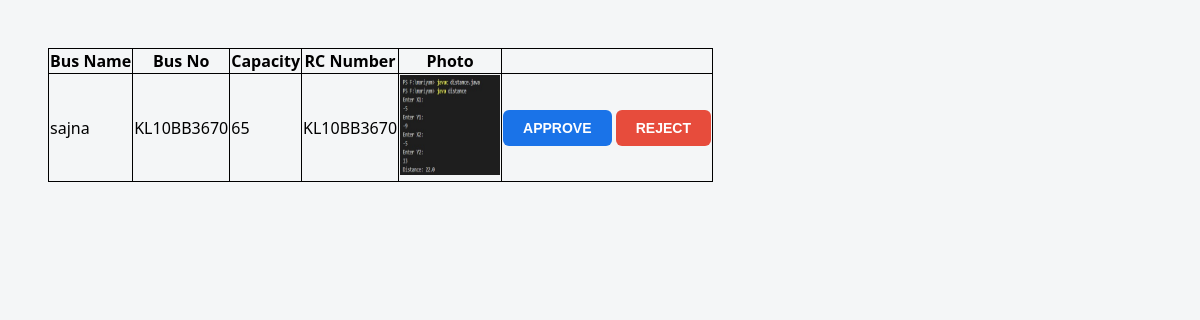
/ApproveBusDetails, run on an earlier commit of the app's database.
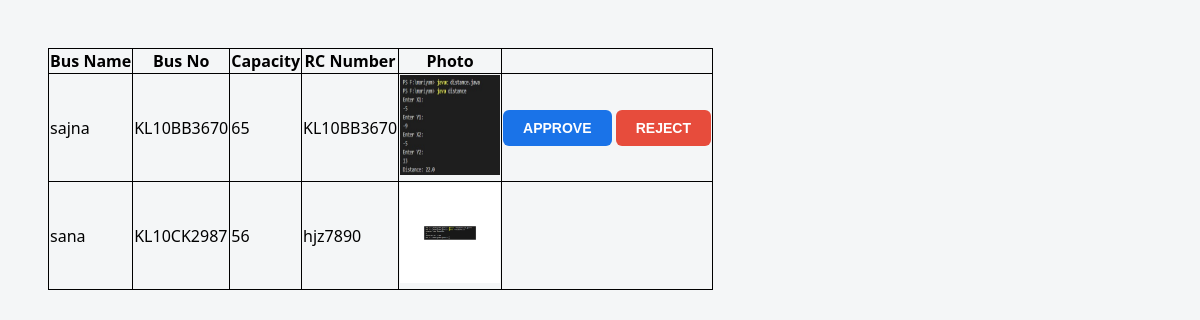
And on a later commit of the database.
### BuzbeeApp/models.py (models this page shows)
class BusTable(models.Model):
     Busname = models.CharField(max_length=30,blank=True,null=True)
     Bus_NO = models.CharField(max_length=20,blank=True,null=True)
     Capacity = models.IntegerField(blank=True,null=True)
     RC_NO = models.CharField(max_length=15,blank=True,null=True)
     Photo = models.FileField(blank=True,null=True)
     OWNER = models.ForeignKey(OwnerTable, on_delete=models.CASCADE,blank=True,null=True)
     Status = models.CharField(max_length=20, null=True, blank=True)

### BuzbeeApp/views.py (the view)
# urls.py: path('ApproveBusDetails',ApproveBusDetails.as_view(), name="ApproveBusDetails"),
class ApproveBusDetails(View):
    def get(self,request):
        obj=BusTable.objects.all()
        return render(request,"administration/approvebusdetails.html",{'val':obj})

### templates/administration/approvebusdetails.html (shortened to what this page needs)
<!DOCTYPE html>
<html lang="en">
<head>
</head>
<body>
    <table >
        <tr>
            <th>Bus Name</th>
            <th>Bus No</th>
            <th>Capacity</th>
            <th>RC Number</th>
            <th>Photo</th>
            <th></th>
        </tr>
        {% for i in val %}
        <tr>
            <td>{{i.Busname}}</td>
            <td>{{i.Bus_NO}}</td>
            <td>{{i.Capacity}} </td>
            <td> {{i.RC_NO}}</td>
            <td> <img src={{i.Photo.url}}  width="100" height="100"></td>
            <td>
                {% if i.Status == "pending" %}
                    <a href="/ApproveBusDetail/{{i.id}}"><button type="submit" class="btn btn-approve">Approve</button></a>
                    <a href="/RejectBusDetail/{{i.id}}"><button type="submit" class="btn btn-reject">Reject</button></a>
                {% elif i.Status == "active"%}
                    <a href="/RejectBusDetail/{{i.id}}"><button type="submit" class="btn btn-reject">Reject</button></a>
                {% elif i.Status == "rejected"%}
                    <a href="/ApproveBusDetail/{{i.id}}"><button type="submit" class="btn btn-approve">Approve</button></a>
                {% endif %}
            </td>
        </tr>
        {% endfor %}
    </table>
</body>
</html>

### templates/administration/approvebusdetails.html (style rules this page uses)
body { font-family: "Segoe UI", Arial, sans-serif; background: #f4f6f7; padding: 40px; }
table,td,th { border:1px solid black; border-collapse: collapse; }
.btn { padding: 10px 20px; border: none; border-radius: 6px; font-size: 14px; font-weight: 600; cursor: pointer; transition: all 0.3s ease; text-transform: uppercase; }
.btn-approve { background: #1a73e8; color: #fff; }
.btn-reject { background: #e74c3c; color: #fff; }

What changed in the data, as far as the page shows it:
added BusTable: Busname "sana", Bus_NO "KL10CK2987", Capacity "56", RC_NO "hjz7890", Photo (picture)
